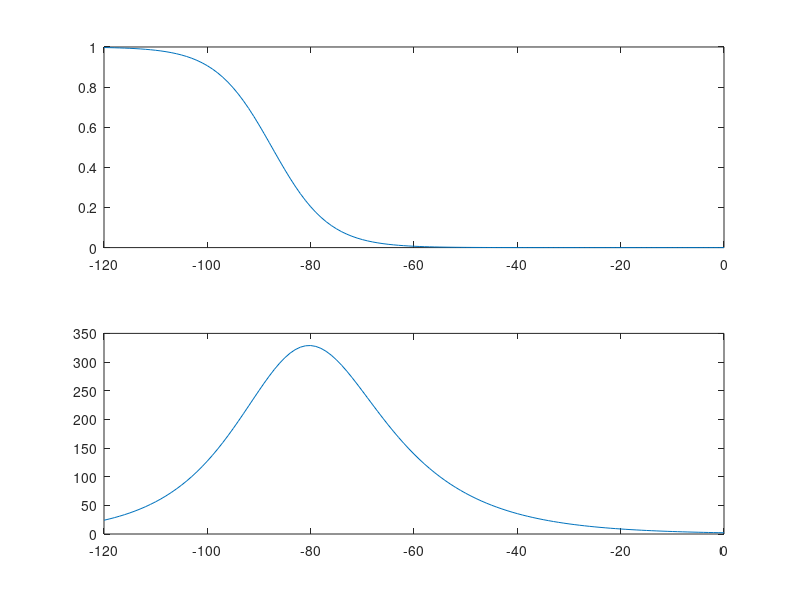

The MATLAB source for this figure:

%% Plot curves of h-current

V = -120:0;

AR_V12 = [-87.5]
AR_k = [-5.5]
gAR = [115]
E_AR = [-25]
c_ARaM = [3]
c_ARbM = [3]
AR_L = [1]
AR_R = [1]
IC = [0]
IC_noise = [0.01]
 
minf = 1 ./ (1+exp((AR_V12-V)/AR_k))
mtau = 1./(AR_L.*exp(-14.6-.086*V)+AR_R.*exp(-1.87+.07*V))
aM = c_ARaM.*(minf ./ mtau)
bM = c_ARbM.*((1-minf)./mtau)

minf2 = aM ./ (aM + bM);
mtau2 = 1./(aM+bM);

figure; subplot(211);plot(V,minf2); subplot(212); plot(V,mtau2);

